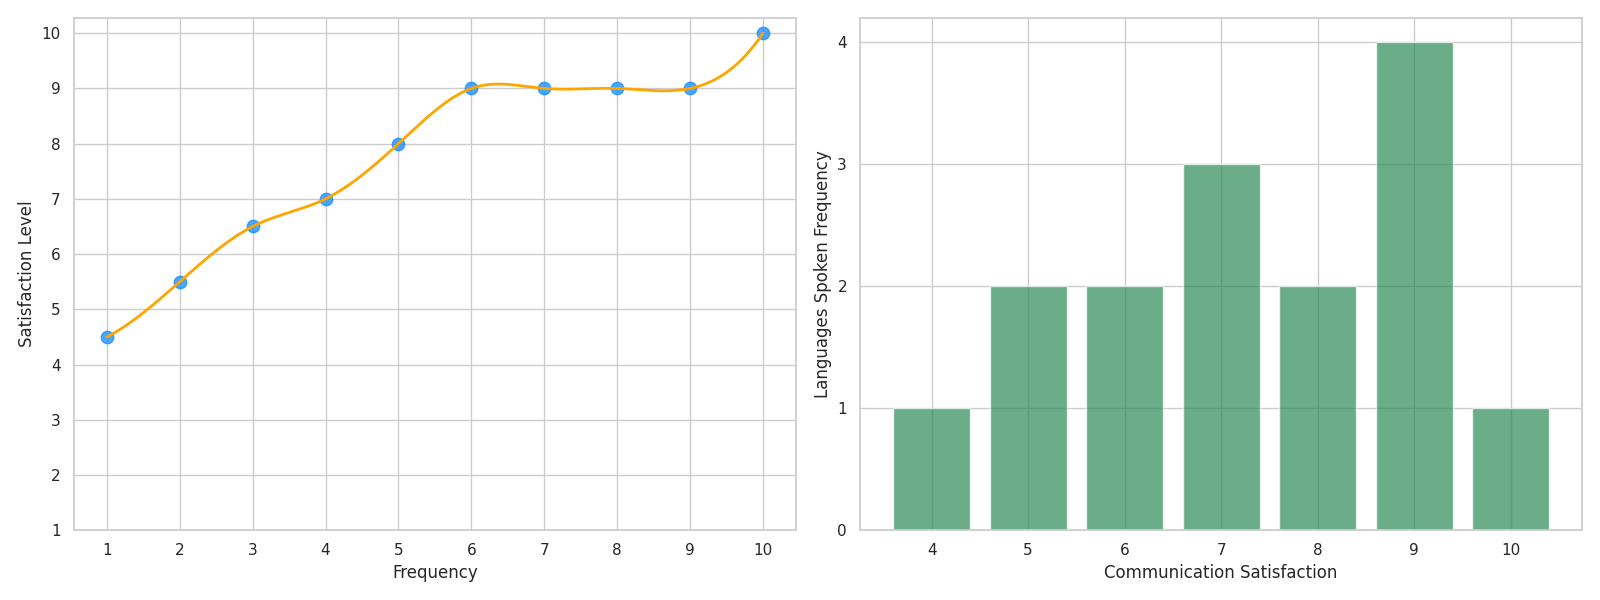

Write Python code to recreate this figure.
import numpy as np
import matplotlib.pyplot as plt
from scipy.interpolate import make_interp_spline

languages_spoken = np.array([1, 1, 2, 2, 3, 3, 4, 4, 5, 5, 6, 7, 8, 9, 10])
satisfaction_level = np.array([4, 5, 5, 6, 6, 7, 7, 7, 8, 8, 9, 9, 9, 9, 10])

unique_languages = np.unique(languages_spoken)
avg_satisfaction = [satisfaction_level[languages_spoken == lang].mean() for lang in unique_languages]
unique_languages = np.array(unique_languages)
avg_satisfaction = np.array(avg_satisfaction)

x_new = np.linspace(unique_languages.min(), unique_languages.max(), 300)
spline = make_interp_spline(unique_languages, avg_satisfaction, k=3)
y_smooth = spline(x_new)

unique_levels, frequency = np.unique(satisfaction_level, return_counts=True)

fig, axes = plt.subplots(nrows=1, ncols=2, figsize=(16, 6))

axes[0].scatter(unique_languages, avg_satisfaction, color='dodgerblue', s=80, alpha=0.8)
axes[0].plot(x_new, y_smooth, color='orange', linewidth=2)
axes[0].set_xlabel('Frequency', fontsize=12)
axes[0].set_ylabel('Satisfaction Level', fontsize=12)
axes[0].set_xticks(np.arange(1, 11, 1))
axes[0].set_yticks(np.arange(1, 11, 1))

axes[1].bar(unique_levels, frequency, color='seagreen', alpha=0.7)
axes[1].set_xlabel('Communication Satisfaction', fontsize=12)
axes[1].set_ylabel('Languages Spoken Frequency', fontsize=12)
axes[1].set_xticks(unique_levels)
axes[1].set_yticks(np.arange(0, max(frequency) + 1, 1))

plt.tight_layout()

plt.show()
